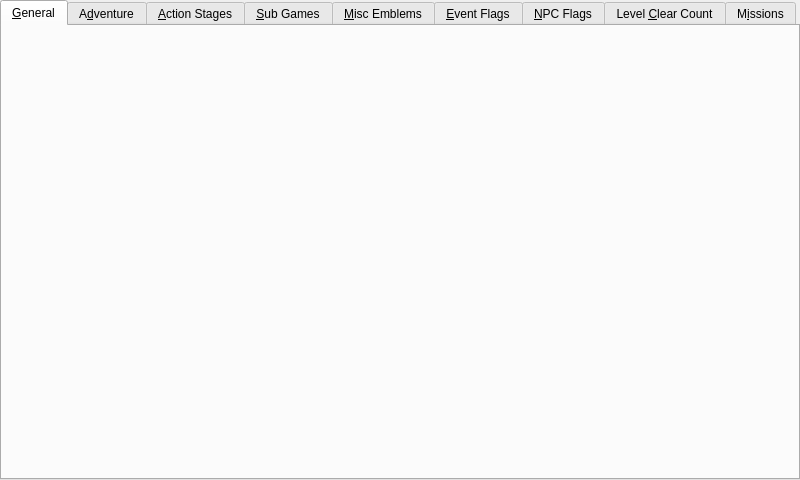
<?xml version="1.0" encoding="UTF-8"?>
<ui version="4.0">
 <class>SAEditor</class>
 <widget class="QWidget" name="SAEditor">
  <property name="geometry">
   <rect>
    <x>0</x>
    <y>0</y>
    <width>800</width>
    <height>480</height>
   </rect>
  </property>
  <layout class="QVBoxLayout" name="vboxMain">
   <property name="margin">
    <number>0</number>
   </property>
   <item>
    <widget class="QTabWidget" name="tabWidget">
     <property name="currentIndex">
      <number>0</number>
     </property>
     <widget class="QWidget" name="tabGeneral">
      <attribute name="title">
       <string>&amp;General</string>
      </attribute>
      <layout class="QVBoxLayout" name="vboxGeneral">
       <item>
        <widget class="SAGeneral" name="saGeneral" native="true"/>
       </item>
      </layout>
     </widget>
     <widget class="QWidget" name="tabAdventure">
      <attribute name="title">
       <string>A&amp;dventure</string>
      </attribute>
      <layout class="QVBoxLayout" name="vboxAdventure">
       <item>
        <widget class="SAAdventure" name="saAdventure" native="true"/>
       </item>
      </layout>
     </widget>
     <widget class="QWidget" name="tabActionStages">
      <attribute name="title">
       <string>&amp;Action Stages</string>
      </attribute>
      <layout class="QVBoxLayout" name="vboxActionStages">
       <item>
        <widget class="SALevelStats" name="saLevelStats" native="true"/>
       </item>
      </layout>
     </widget>
     <widget class="QWidget" name="tabSubGames">
      <attribute name="title">
       <string>&amp;Sub Games</string>
      </attribute>
      <layout class="QVBoxLayout" name="vboxSubGames">
       <item>
        <widget class="SASubGames" name="saSubGames" native="true"/>
       </item>
      </layout>
     </widget>
     <widget class="QWidget" name="tabMiscEmblems">
      <attribute name="title">
       <string>&amp;Misc Emblems</string>
      </attribute>
      <layout class="QVBoxLayout" name="vboxExtraEmblems">
       <item>
        <widget class="SAMiscEmblems" name="saMiscEmblems" native="true"/>
       </item>
      </layout>
     </widget>
     <widget class="QWidget" name="tabEventFlags">
      <attribute name="title">
       <string>&amp;Event Flags</string>
      </attribute>
      <layout class="QVBoxLayout" name="vboxEventFlags">
       <item>
        <widget class="BitFlagsView" name="saEventFlagsView" native="true"/>
       </item>
      </layout>
     </widget>
     <widget class="QWidget" name="tabNPCFlags">
      <attribute name="title">
       <string>&amp;NPC Flags</string>
      </attribute>
      <layout class="QVBoxLayout" name="vboxNPCFlags">
       <item>
        <widget class="BitFlagsView" name="saNPCFlagsView" native="true"/>
       </item>
      </layout>
     </widget>
     <widget class="QWidget" name="tabLevelClearCount">
      <attribute name="title">
       <string>Level &amp;Clear Count</string>
      </attribute>
      <layout class="QVBoxLayout" name="vboxLevelClearCount">
       <item>
        <widget class="SALevelClearCount" name="saLevelClearCount" native="true"/>
       </item>
      </layout>
     </widget>
     <widget class="QWidget" name="tabMissions">
      <attribute name="title">
       <string>M&amp;issions</string>
      </attribute>
      <layout class="QVBoxLayout" name="vboxSADXMissions">
       <item>
        <widget class="QScrollArea" name="scrlMissions">
         <property name="styleSheet">
          <string notr="true">#scrlSADXMissions { background-color: transparent; } #scrlSADXMissionsContent { background-color: transparent; }</string>
         </property>
         <property name="frameShape">
          <enum>QFrame::NoFrame</enum>
         </property>
         <property name="horizontalScrollBarPolicy">
          <enum>Qt::ScrollBarAlwaysOff</enum>
         </property>
         <property name="widgetResizable">
          <bool>true</bool>
         </property>
         <property name="alignment">
          <set>Qt::AlignLeading|Qt::AlignLeft|Qt::AlignTop</set>
         </property>
         <widget class="QWidget" name="scrlMissionsContent">
          <property name="geometry">
           <rect>
            <x>0</x>
            <y>0</y>
            <width>784</width>
            <height>441</height>
           </rect>
          </property>
          <layout class="QVBoxLayout" name="vboxSADXMissionsContent">
           <property name="margin">
            <number>0</number>
           </property>
           <item>
            <widget class="ByteFlagsView" name="sadxMissionFlagsView" native="true"/>
           </item>
          </layout>
         </widget>
        </widget>
       </item>
      </layout>
     </widget>
    </widget>
   </item>
  </layout>
 </widget>
 <customwidgets>
  <customwidget>
   <class>SALevelStats</class>
   <extends>QWidget</extends>
   <header>SonicAdventure/SALevelStats.hpp</header>
   <container>1</container>
  </customwidget>
  <customwidget>
   <class>SALevelClearCount</class>
   <extends>QWidget</extends>
   <header>SonicAdventure/SALevelClearCount.hpp</header>
   <container>1</container>
  </customwidget>
  <customwidget>
   <class>BitFlagsView</class>
   <extends>QWidget</extends>
   <header>widgets/BitFlagsView.hpp</header>
   <container>1</container>
  </customwidget>
  <customwidget>
   <class>ByteFlagsView</class>
   <extends>QWidget</extends>
   <header>widgets/ByteFlagsView.hpp</header>
   <container>1</container>
  </customwidget>
  <customwidget>
   <class>SAGeneral</class>
   <extends>QWidget</extends>
   <header>SonicAdventure/SAGeneral.hpp</header>
   <container>1</container>
  </customwidget>
  <customwidget>
   <class>SAAdventure</class>
   <extends>QWidget</extends>
   <header>SonicAdventure/SAAdventure.hpp</header>
   <container>1</container>
  </customwidget>
  <customwidget>
   <class>SAMiscEmblems</class>
   <extends>QWidget</extends>
   <header>SonicAdventure/SAMiscEmblems.hpp</header>
   <container>1</container>
  </customwidget>
  <customwidget>
   <class>SASubGames</class>
   <extends>QWidget</extends>
   <header>SonicAdventure/SASubGames.hpp</header>
   <container>1</container>
  </customwidget>
 </customwidgets>
 <resources/>
 <connections/>
</ui>
